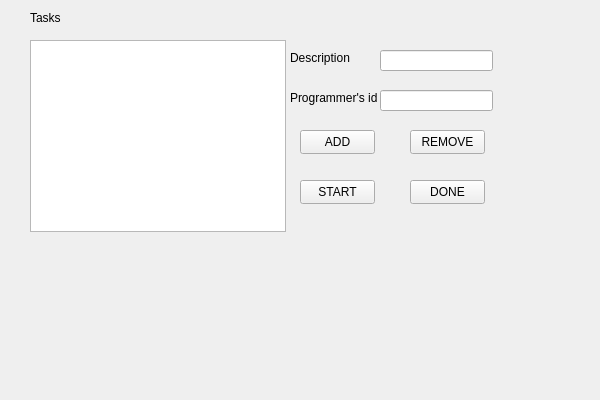
<?xml version="1.0" encoding="UTF-8"?>
<ui version="4.0">
 <class>TaskManager2Class</class>
 <widget class="QWidget" name="TaskManager2Class">
  <property name="geometry">
   <rect>
    <x>0</x>
    <y>0</y>
    <width>600</width>
    <height>400</height>
   </rect>
  </property>
  <property name="windowTitle">
   <string>TaskManager2</string>
  </property>
  <widget class="QListWidget" name="list_tasks">
   <property name="geometry">
    <rect>
     <x>30</x>
     <y>40</y>
     <width>256</width>
     <height>192</height>
    </rect>
   </property>
  </widget>
  <widget class="QLabel" name="label">
   <property name="geometry">
    <rect>
     <x>30</x>
     <y>10</y>
     <width>49</width>
     <height>16</height>
    </rect>
   </property>
   <property name="text">
    <string>Tasks</string>
   </property>
  </widget>
  <widget class="QLineEdit" name="line_description">
   <property name="geometry">
    <rect>
     <x>380</x>
     <y>50</y>
     <width>113</width>
     <height>21</height>
    </rect>
   </property>
  </widget>
  <widget class="QLineEdit" name="line_id">
   <property name="geometry">
    <rect>
     <x>380</x>
     <y>90</y>
     <width>113</width>
     <height>21</height>
    </rect>
   </property>
  </widget>
  <widget class="QLabel" name="label_2">
   <property name="geometry">
    <rect>
     <x>290</x>
     <y>50</y>
     <width>71</width>
     <height>16</height>
    </rect>
   </property>
   <property name="text">
    <string>Description</string>
   </property>
  </widget>
  <widget class="QLabel" name="label_3">
   <property name="geometry">
    <rect>
     <x>290</x>
     <y>90</y>
     <width>101</width>
     <height>16</height>
    </rect>
   </property>
   <property name="text">
    <string>Programmer's id</string>
   </property>
  </widget>
  <widget class="QPushButton" name="button_add">
   <property name="geometry">
    <rect>
     <x>300</x>
     <y>130</y>
     <width>75</width>
     <height>24</height>
    </rect>
   </property>
   <property name="text">
    <string>ADD</string>
   </property>
  </widget>
  <widget class="QPushButton" name="button_remove">
   <property name="geometry">
    <rect>
     <x>410</x>
     <y>130</y>
     <width>75</width>
     <height>24</height>
    </rect>
   </property>
   <property name="text">
    <string>REMOVE</string>
   </property>
  </widget>
  <widget class="QPushButton" name="button_start">
   <property name="geometry">
    <rect>
     <x>300</x>
     <y>180</y>
     <width>75</width>
     <height>24</height>
    </rect>
   </property>
   <property name="text">
    <string>START</string>
   </property>
  </widget>
  <widget class="QPushButton" name="button_done">
   <property name="geometry">
    <rect>
     <x>410</x>
     <y>180</y>
     <width>75</width>
     <height>24</height>
    </rect>
   </property>
   <property name="text">
    <string>DONE</string>
   </property>
  </widget>
 </widget>
 <layoutdefault spacing="6" margin="11"/>
 <resources>
  <include location="TaskManager2.qrc"/>
 </resources>
 <connections/>
</ui>
